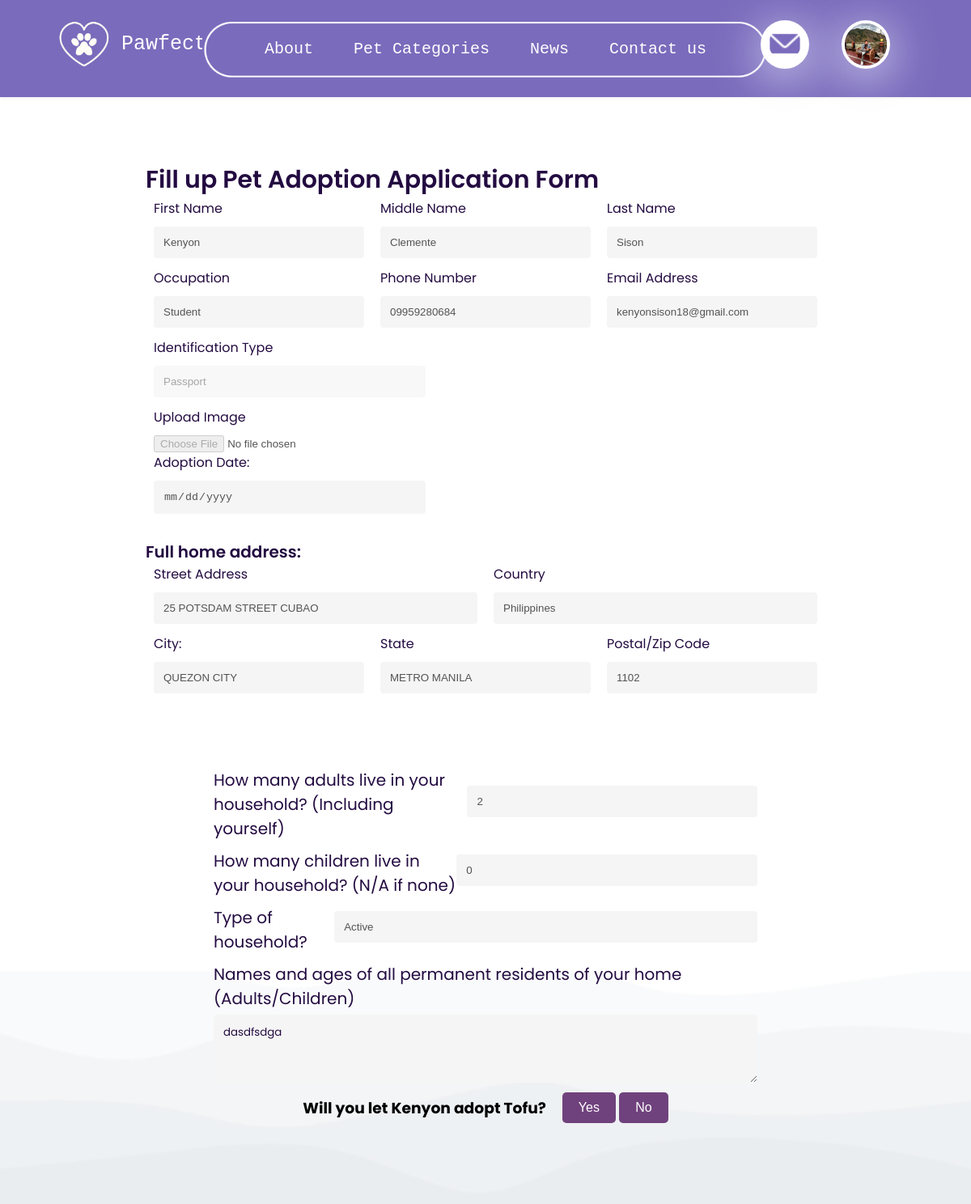
The app's page /reserve.php?pet_id=7112373810 (signed in) with its own data.
### tables this page shows
CREATE TABLE `adopt` (
  `id` int(11) NOT NULL,
  `reservation_id` bigint(20) NOT NULL,
  `pet_name` varchar(255) NOT NULL,
  `pet_type` varchar(255) NOT NULL,
  `fname` varchar(255) NOT NULL,
  `mname` varchar(255) NOT NULL,
  `lname` varchar(255) NOT NULL,
  `occupation` varchar(255) NOT NULL,
  `phone` varchar(255) NOT NULL,
  `email` varchar(255) NOT NULL,
  `identification` varchar(255) NOT NULL,
  `id_img` varchar(255) NOT NULL,
  `adopt_date` date DEFAULT NULL,
  `street` varchar(255) NOT NULL,
  `country` varchar(255) NOT NULL,
  `city` varchar(255) NOT NULL,
  `state` varchar(255) NOT NULL,
  `postal` int(11) NOT NULL,
  `adult` varchar(255) NOT NULL,
  `children` varchar(255) NOT NULL,
  `names` text NOT NULL,
  `household` varchar(255) NOT NULL,
  `adopter_id` bigint(20) NOT NULL,
  `adopter_img` varchar(255) NOT NULL,
  `date` timestamp NOT NULL DEFAULT current_timestamp() ON UPDATE current_timestamp()
);

CREATE TABLE `pets` (
  `id` bigint(20) NOT NULL,
  `pet_id` bigint(20) NOT NULL,
  `pet_name` varchar(255) NOT NULL,
  `pet_owner` varchar(255) NOT NULL,
  `pet_owner_image` varchar(255) NOT NULL,
  `pet_owner_id` bigint(20) NOT NULL,
  `pet_location` varchar(255) NOT NULL,
  `pet_address` varchar(255) NOT NULL,
  `pet_type` varchar(255) NOT NULL,
  `pet_breed` varchar(255) NOT NULL,
  `pet_gender` varchar(255) NOT NULL,
  `pet_age` int(11) NOT NULL,
  `pet_image` varchar(100) NOT NULL,
  `pet_description` longtext NOT NULL,
  `availability` varchar(100) NOT NULL,
  `reservation` int(11) NOT NULL,
  `reservation_id` bigint(20) NOT NULL,
  `date` timestamp NOT NULL DEFAULT current_timestamp() ON UPDATE current_timestamp()
);

### reserve.php (the view, shortened to what this page needs)
<?php
    include("connection.php");
    $pet_id = isset($_GET['pet_id']) ? $_GET['pet_id'] : null;
    $query = "SELECT * FROM pets WHERE pet_id = $pet_id";
    $result = mysqli_query($con, $query);
    $data = mysqli_fetch_assoc($result);
    $pet_name = $data['pet_name'];
    $reservation_id = $data['reservation_id'];
    $adopt_query = "SELECT * FROM adopt WHERE reservation_id = $reservation_id";
    $adopt_result = mysqli_query($con, $adopt_query);
    if (mysqli_num_rows($adopt_result) > 0) {
        $adopt_data = mysqli_fetch_assoc($adopt_result);
        $date_of_adoption = htmlspecialchars($adopt_data['adopt_date']);
        $a_fname = $adopt_data['fname'];
        $a_mname = $adopt_data['mname'];
        $a_lname = $adopt_data['lname'];
        $a_occupation = $adopt_data['occupation'];
        $a_phone = $adopt_data['phone'];
        $a_email = $adopt_data['email'];
        $a_identification = $adopt_data['identification'];
        $a_street = $adopt_data['street'];
        $a_country = $adopt_data['country'];
        $a_city = $adopt_data['city'];
        $a_state = $adopt_data['state'];
        $a_postal = $adopt_data['postal'];
        $a_adult = $adopt_data['adult'];
        $a_children = $adopt_data['children'];
        $a_names = $adopt_data['names'];
        $a_household = $adopt_data['household'];
    } else {
        $date_of_adoption = "No adoption records found for this pet.";
    }
?>
<!DOCTYPE html>
<html lang="en">
<head>
    <link rel="stylesheet" href="css/style.css">
    <link rel="stylesheet" href="css/slider.css">
    <link rel="stylesheet" href="css/message.css">
    <link rel="stylesheet" href="https://cdnjs.cloudflare.com/ajax/libs/font-awesome/5.15.2/css/all.min.css"/>
</head>
<div class="pet-form">
    <form action="process_form.php" method="post">
    <h1>Fill up Pet Adoption Application Form</h1>
    <div class="info">
    <div class="input-box">
        <label for="fname">First Name</label>
        <input type="text" id="fname" name="fname" value="<?php echo htmlspecialchars($a_fname); ?>" disabled>
    </div>
    <div class="input-box">
        <label for="mname">Middle Name</label>
        <input type="text" id="mname" name="mname" value="<?php echo htmlspecialchars($a_mname); ?>" disabled>
    </div>
    <div class="input-box">
        <label for="lname">Last Name</label>
        <input type="text" id="lname" name="lname" value="<?php echo htmlspecialchars($a_lname); ?>" disabled>
    </div>
</div>
<div class="info">
    <div class="input-box">
        <label for="occupation">Occupation</label>
        <input type="text" id="occupation" name="occupation" value="<?php echo htmlspecialchars($a_occupation); ?>" disabled>
    </div>
    <div class="input-box">
        <label for="phone">Phone Number</label>
        <input type="text" id="phone" name="phone" value="<?php echo htmlspecialchars($a_phone); ?>" disabled>
    </div>
    <div class="input-box">
        <label for="email">Email Address</label>
        <input type="email" id="email" name="email" value="<?php echo htmlspecialchars($a_email); ?>" disabled>
    </div>
</div>
<div class="info">
    <div class="id-input-box">
        <label for="id">Identification Type</label>
        <select id="identification" name="identification" disabled>
            <option value="Passport" <?php if ($a_identification === 'Passport') echo 'selected'; ?>>Passport</option>
        </select>
    </div>
</div>
<div class="info">
    <div class="img-input-box">
        <label for="id_img">Upload Image</label><br>
        <input type="file" name="id_img" id="id_img" accept=".jpg, .jpeg, .png, .pdf" onchange="previewImage(event)" disabled>
    </div>
</div>
<div class="info">
    <div class="id-input-box">
        <label for="adopt_date">Adoption Date:</label>
        <input type="date" id="adopt_date" name="adoption_date" value="<?php echo htmlspecialchars($date_of_adoption); ?>" disabled>
    </div>
</div>
    <h3>Full home address:</h3>
    <div class="info">
        <div class="input-box">
            <label for="address">Street Address</label>
            <input type="text" id="street" name="street" value="<?php echo htmlspecialchars($a_street); ?>" disabled>
        </div>
        <div class="input-box">
            <label for="country">Country</label>
            <input type="text" id="country" name="country" value="<?php echo htmlspecialchars($a_country); ?>" disabled>
        </div>
    </div>
    <div class="info">
        <div class="input-box">
            <label for="city">City:</label>
            <input type="text" id="city" name="city" value="<?php echo htmlspecialchars($a_city); ?>" disabled>
        </div>
        <div class="input-box">
            <label for="state">State</label>
            <input type="text" id="state" name="state" value="<?php echo htmlspecialchars($a_state); ?>" disabled>
        </div>
        <div class="input-box">
            <label for="postal">Postal/Zip Code</label>
            <input type="text" id="postal" name="postal" value="<?php echo htmlspecialchars($a_postal); ?>" disabled>
        </div>
    </div>
<div class="pet-form2">
    <form action="" method="post">
        <div class="info2">
            <p>How many adults live in your household? (Including yourself) </p>
            <input type="text" name="adult"  value="<?php echo htmlspecialchars($a_adult); ?>" disabled>
        </div>
        <div class="info2">
            <p>How many children live in your household? (N/A if none) </p>
            <input type="text" name="children" value="<?php echo htmlspecialchars($a_children); ?>" disabled>
        </div>
        <div class="info2">
            <p>Type of household?</p>
            <input type="text" name="household" value="<?php echo htmlspecialchars($a_household); ?>" disabled>
        </div>
        <div class="t-info">
            <p>Names and ages of all permanent residents of your home (Adults/Children) </p>
            <textarea type="text" rows="3" class="styled-textarea" name="names" disabled><?php echo htmlspecialchars($a_names); ?></textarea>
        </div>
    </form>
</form>
</div>
<div class="decision">
    <h3>Will you let <?php echo $a_fname; ?> adopt <?php echo $pet_name; ?>?</h3>
    <form action="" method="post">
        <button type="submit" id="yesBtn" name="decision" value="yes" aria-label="Click to approve">Yes</button>
        <button type="submit" id="noBtn" name="decision" value="no" aria-label="Click to disapprove">No</button>
    </form>
</div>
</body>
</html>

### css/style.css (style rules this page uses)
* { margin: 0; padding: 0; box-sizing: border-box; }
nav { background-color: #7A6BBC; padding: 20px 20%; box-shadow: 0 0 5px rgba(0, 0, 0, 0.1); width: 100%; height: 120px; display: flex; position: relative; }
.menu-box nav { display: flex; justify-content: space-between; align-items: center; padding: 10px; }
.bg-bottom { position: fixed; bottom: -100px; left: 0; width: 100%; text-align: center; z-index: -1; }
.bg-bottom img { width: 100%; max-height: 1000px; display: inline-block; vertical-align: bottom; }
.menu-box nav .list { margin: 0 auto; }
.menu-box nav .user-image { margin-left: 10px; }
.logo-image { position: absolute; top: 20px; left: 70px; width: 70px; height: 70px; object-fit: cover; z-index: 1; }
.user-btn { position: absolute; top: 25px; right: 200px; width: 60px; height: 60px; border-radius: 50%; background-color: white; border: 4px solid #ffffff; box-shadow: 0 10px 60px #E6E6FA; }
.user-btn img { position: absolute; align-items: center; border-radius: 50%; width: 40px; top: 5px; left: 6px; }
.user-image { position: absolute; top: 25px; right: 100px; width: 60px; height: 60px; border-radius: 50%; border: 4px solid #ffffff; box-shadow: 0 10px 60px #E6E6FA; }
.list { padding: 0; margin: 0; font-family: monospace; display: flex; justify-content: center; list-style: none; z-index: 99; margin-top: 10px; }
.list li { display: inline-block; position: relative; }
.list li:last-child { margin-right: 0; }
.list li a { display: block; padding: 20px 25px; color: #FFFFFF; text-decoration: none; text-align: center; font-size: 20px; }
.logo-text { position: absolute; top: 40px; left: 150px; color: #ffffff; font-size: 25px; display: flex; align-items: center; font-family: monospace; }
.top-oval { position: absolute; margin-top: 10px; width: 700px; height: 100px; left: 50%; transform: translateX(-50%); z-index: 0; }

### records on screen
adopt: fname "Kenyon", mname "Clemente", lname "Sison", occupation "Student", phone "09959280684", email "kenyonsison18@gmail.com", identification "Passport", street "25 POTSDAM STREET CUBAO", country "Philippines", city "QUEZON CITY", state "METRO MANILA", postal "1102", adult "2", children "0", household "Active", names "dasdfsdga"
pets: pet_name "Tofu"
